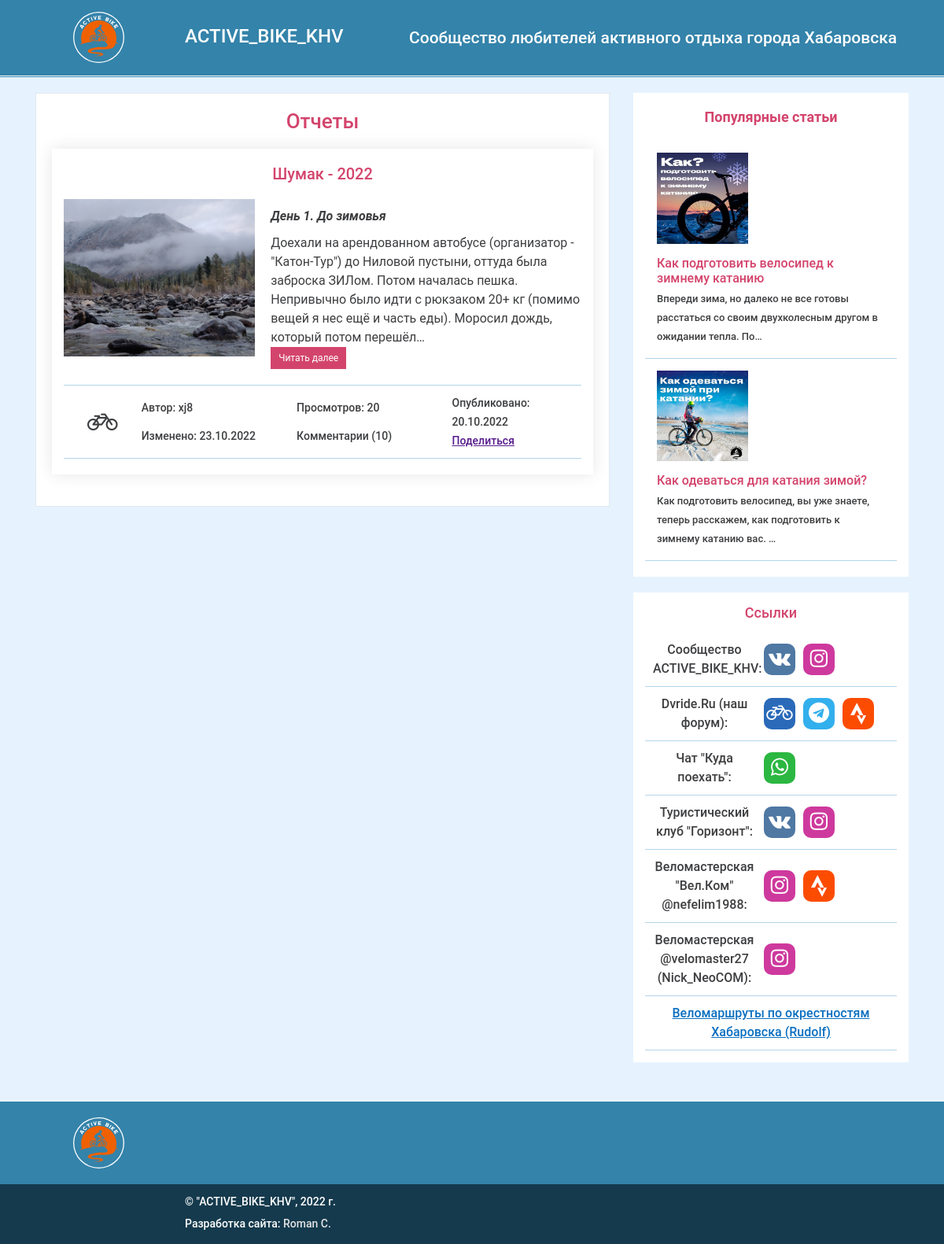
The page /reports/ on the database its author committed.
### events/models.py (models this page shows, shortened)
class Report(models.Model):
    title = models.CharField(max_length=200)
    image = models.ImageField(
        'Картинка',
        upload_to='reports/',
        blank=True
    )
    text = models.TextField(blank=True)
    text_html = models.TextField(blank=True, editable = False)
    tags = models.ManyToManyField(
        Tag,
        related_name='reports',
        verbose_name='Теги',
        blank=True,
    )
    author = models.ForeignKey(
        User,
        on_delete=models.CASCADE,
        related_name='reports'
    )
    date_pub = models.DateTimeField(auto_now_add=True)
    date_edit = models.DateTimeField(auto_now=True)
    class Meta:
        ordering = ['-date_pub']
        verbose_name = 'Отчет'
        verbose_name_plural = 'Отчеты'

class Article(models.Model):
    title = models.CharField(max_length=200)
    image = models.ImageField(
        'Картинка',
        upload_to='articles/',
        blank=True
    )
    text = models.TextField()
    author = models.ForeignKey(
        User,
        on_delete=models.CASCADE,
        related_name='articles'
    )
    tags = models.ManyToManyField(
        Tag,
        related_name='articles',
        verbose_name='Теги',
        blank=True,
    )
    date_pub = models.DateTimeField(auto_now_add=True)
    date_edit = models.DateTimeField(auto_now=True)
    class Meta:
        ordering = ['-date_pub']
        verbose_name = 'Статья'
        verbose_name_plural = 'Статьи'

### events/views.py (the view)
# urls.py: path('reports/', views.reports_index, name='reports_index'),
def reports_index(request):
    template = 'reports/index.html'
    reports = Report.objects.all()
    context = {
        'reports': reports
    }
    return render(request, template, context)

### events/templatetags/sidebar.py (called while the page is built)
@register.inclusion_tag("includes/right_sidebar.html")
def show_sidebar():
  articles = Article.objects.all()
  return {'popular_articles': articles}

### templates/reports/index.html (shortened to what this page needs)
{% extends 'base.html' %}
{% load static %}
{% load cache %}
{% load thumbnail %}
{% block content %}
<h2 class="events__h2">
  <span class="events__h2_1">Отчеты</span>
</h2>
<div class="events__content">
  {% for report in reports %}
    <article class="event">
      <h3 class="event__caption"><a href="{% url 'events:report_detail' report.id %}" class="event__caption-link">{{ report.title }}</a></h3>
      <div class="event__main">
        <div class="event__left">
          <div class="event__image">
            {% thumbnail report.image "300x300" crop="center" upscale=True as im %}
              <img src="{{ im.url }}" width="{{ im.width }}" height="{{ im.height }}" alt="{{ report.title }}" class="event__image-img">
            {% endthumbnail %}
          </div>
        </div>
        <div class="event__right">
          <div class="event-descr">
            <p class="event-descr__text">{{ report.text_html|safe|truncatechars:300 }}</p>
            <a href="{% url 'events:report_detail' report.id %}" class="event-descr__more">Читать далее</a>
          </div>
        </div>
      </div>
      <div class="event__info">
        <div class="event__info-col event__info-col_1">
          <div class="event__icons">
            <i class="fa fa-bicycle fa-lg"></i>
          </div>
        </div>
        <div class="event__info-col event__info-col_2">
          <div class="event-author">
            Автор:
            <span class="event-author__value">{{ report.author }}</span>
          </div>
          <div class="event-date-edited">
            Изменено:
            <span class="event-date-edited__value">{{ report.date_edit|date:"d.m.Y" }}</span>
          </div>
        </div>
        <div class="event__info-col event__info-col_3">
          <div class="event__views">
            Просмотров:
            <span class="event__views-value">20</span>
          </div>
          <div class="event__comments">
            Комментарии (<span class="event__views-value">10</span>)
          </div>
        </div>
        <div class="event__info-col event__info-col_4">
          <div class="event__date">
            Опубликовано:
            <span class="event__date-value">{{ report.date_pub|date:"d.m.Y" }}</span>
          </div>
          <div class="event__share">
            <a class="event__date-value" href="">Поделиться</a>
          </div>
        </div>
      </div>
    </article>
  {% endfor %}
</div>
{% endblock %}

### templates/includes/right_sidebar.html
{% load thumbnail %}
<aside class="sidebar">
  <div class="top-articles">
    <h2 class="top-articles__title">Популярные статьи</h2>
    <ul class="top-articles-list">
      {% for article in popular_articles %}
        <li class="single-article">
          <a href="{% url 'events:article_detail' article.id %}" class="single-article__link">
            {% thumbnail article.image "200x200" crop="center" upscale=True as im %}
              <img src="{{ im.url }}" alt="{{ article.title }}" class="single-article__img">
            {% endthumbnail %}
            <h3 class="single-article__title">{{ article.title }}</h3>
            <p class="single-article__text">{{ article.text|truncatechars:100 }}</p>
          </a>
        </li>
      {% endfor %}
    </ul>
  </div>
  <div class="links-block">
    <h2 class="links-block__caption links-caption">Ссылки</h2>
    <ul class="links-block__list">
      <li class="links-block__li">
        <span class="links-block__text">Сообщество ACTIVE_BIKE_KHV:</span>
        <span class="social-links">
          <a
            href="https://vk.com/bikekhv"
            class="social-link social-link_vk"
            title="Вконтакте"
            ><i class="fa fa-vk fa-lg"></i
          ></a>
          <a
            href="https://www.instagram.com/activebike_khv"
            class="social-link social-link_instagram"
            title="Instagram"
            ><i class="fa fa-instagram fa-lg"></i
          ></a>
        </span>
      </li>
      <li class="links-block__li">
        <span class="links-block__text">Dvride.Ru (наш форум):</span>
        <span class="social-links">
          <a
            href="https://www.dvride.ru"
            class="social-link social-link_dvride"
            title="Форум Dvride.Ru"
            ><i class="fa fa-bicycle fa-lg"></i
          ></a>
          <a
            href="https://t.me/dvride"
            class="social-link social-link_telegram"
            title="чат ВелоХа в Telegram"
            ><i class="fa fa-telegram fa-lg"></i
          ></a>
          <a
            href="https://www.strava.com/clubs/dvride"
            class="social-link social-link_strava"
            title="Клуб Dvride в Strava"
            ><i class="icon-strava"></i
          ></a>
        </span>
      </li>
      <li class="links-block__li">
        <span class="links-block__text">Чат "Куда поехать":</span>
        <span class="social-links">
          <a
            href="https://chat.whatsapp.com/Evl24E6CGerETihtyJQtDE"
            class="social-link social-link_whatsapp"
            title="WhatsApp"
            ><i class="fa fa-whatsapp fa-lg"></i
          ></a>
        </span>
      </li>
      <li class="links-block__li">
        <span class="links-block__text">Туристический клуб "Горизонт":</span>
        <span class="social-links">
          <a
            href="https://vk.com/togu_gorizont"
            class="social-link social-link_vk"
            title="Вконтакте"
            ><i class="fa fa-vk fa-lg"></i
          ></a>
          <a
            href="https://instagram.com/tc_gorizont_khv"
            class="social-link social-link_instagram"
            title="Instagram"
            ><i class="fa fa-instagram fa-lg"></i
          ></a>
        </span>
      </li>
      <li class="links-block__li">
        <span class="links-block__text"
          >Веломастерская "Вел.Ком" @nefelim1988:</span
        >
        <span class="social-links">
          <a
            href="https://www.instagram.com/velcomebike"
            class="social-link social-link_instagram"
            title="Instagram"
            ><i class="fa fa-instagram fa-lg"></i
          ></a>
          <a
            href="https://www.strava.com/clubs/velcombike"
            class="social-link social-link_strava"
            title="Strava"
            ><i class="icon-strava"></i
          ></a>
        </span>
      </li>
      <li class="links-block__li">
        <span class="links-block__text"
          >Веломастерская @velomaster27 (Nick_NeoCOM):</span
        >
        <span class="social-links">
          <a
            href="https://www.instagram.com/velomaster27/"
            class="social-link social-link_instagram"
            title="Instagram"
            ><i class="fa fa-instagram fa-lg"></i
          ></a>
        </span>
      </li>
      <li class="links-block__li">
        <a href="https://rudolf-khb.livejournal.com/124304.html" class="link"
          >Веломаршруты по окрестностям Хабаровска (Rudolf)</a
        >
      </li>
    </ul>
  </div>
</aside>

### static/css/style.css (style rules this page uses)
body { background-color: #e6f3ff; color: rgb(61, 62, 64); font-family: Roboto, Arial, Helvetica, sans-serif; font-size: 16px; font-weight: 500; line-height: 1.5em; }
h2, h3 { font-size: 18px; font-family: Roboto, Arial, Helvetica, sans-serif; font-weight: 500; font-style: normal; text-align: center; color: #d3446c; line-height: normal; }
em { font-style: italic; }
strong { font-weight: 700; display: block; margin: 10px 0; }
.top-articles { width: 100%; padding: 20px 15px; margin-bottom: 20px; background-color: #fff; }
.top-articles__title { margin-bottom: 20px; font-weight: 700; }
.top-articles-list { margin: 0; }
.single-article { padding: 15px; border-bottom: 1px solid #b2d5eb; transition: all 0.2s; }
.single-article__link { display: block; text-decoration: none; }
.single-article__img { display: block; width: 40%; margin-bottom: 15px; object-fit: cover; object-position: center top; }
.single-article__title { text-align: left; font-size: 16px; font-weight: 500; margin-bottom: 5px; }
.single-article__text { display: inline-block; color: rgb(61, 62, 64); text-decoration: none; transition: all 0.2s; font-size: 13px; }
.links-block { width: 100%; padding: 15px 0; margin-bottom: 20px; background-color: #fff; }
.links-caption { padding: 0 25px; margin-bottom: 15px; }
.links-block__list { list-style: none; margin: 0 15px; text-align: center; }
.links-block__li { display: flex; justify-content: center; flex-wrap: wrap; align-items: center; padding: 10px; transition: all 0.3s; border-bottom: 1px solid #b2d5eb; -webkit-tap-highlight-color: transparent; }
.links-block__text { display: block; width: calc(47% - 10px); margin-right: 10px; }
.social-links { display: flex; width: 53%; flex-wrap: nowrap; justify-content: start; align-content: start; }
.social-link { display: flex; justify-content: center; align-items: center; width: 40px; height: 40px; font-size: 20px; text-decoration: none; text-align: center; background-color: #f2f2f2; border-radius: 10px; color: #fff; position: relative; top: 0; left: 0; cursor: pointer; }
.social-link:not(:last-child) { margin-right: 10px; }
.social-link i { font-size: 26px; }
.social-link_vk { background-color: #4f78a3; }
.social-link_instagram { background-color: #ce399d; }
.social-link_dvride { background-color: #2a6ab8; }
.social-link_strava { background-color: #fc4c02; }
.social-link_whatsapp { background-color: #2bb741; }
.social-link_telegram { background-color: #32afed; }
.icon-strava { display: inline-block; width: 20px; height: 28px; background: url(../img/strava_icon.svg) 0px 0px / cover no-repeat; }
.events__content { margin-bottom: 2px; }
.events__h2 { font-size: 26px; margin-bottom: 20px; }
.event { box-sizing: border-box; text-align: center; padding: 20px 15px; box-shadow: 0px 0px 20px rgb(0, 0, 0, 0.1); margin-bottom: 20px; }
.event__caption { display: block; font-size: 20px; font-weight: 500; text-align: center; margin-bottom: 20px; }
.event__caption-link { text-decoration: none; color: inherit; transition: all 0.2s; }
.event__main { display: flex; width: 100%; padding-bottom: 20px; justify-content: space-between; }
.event__left { width: calc(40% - 20px); max-height: 200px; }
.event__image { height: 100%; }
.event__image-img { display: block; width: 100%; height: 100%; object-fit: cover; object-position: center top; }
.event__right { width: 60%; }
.event-descr { text-align: left; font-weight: 400; }
.event-descr__text { font-size: 14px; }
.event-descr__more { display: inline-block; padding: 2px 10px; background-color: #d3446c; color: #fff; font-size: 12px; text-decoration: none; transition: all 0.2s; }
.event__info { display: flex; justify-content: space-between; width: 100%; text-align: left; font-size: 14px; display: flex; border-top: 1px solid #b2d5eb; border-bottom: 1px solid #b2d5eb; padding: 10px 0; }
.event__info-col { display: flex; flex-wrap: wrap; align-items: center; }
.event__info-col_1 { width: 15%; }
.event__info-col_2 { width: 30%; }
.event__info-col_3 { width: 30%; }
.event__info-col_4 { width: 25%; }
.event__icons { display: flex; justify-content: center; align-items: center; height: 100%; width: 100%; }
.event__icons i { font-size: 30px; }
.link { color: #0b6fc0; cursor: pointer; text-decoration: underline; }

### rows shown on the page
Report: title "Шумак - 2022", text_html "День 1. До зимовья Доехали на арендованном автобусе (организатор - \"Катон-Тур\") до Ниловой пустыни, оттуда была заброска ЗИЛом. Потом началась пешка. Непривычно было идти с рюкзаком 20+ кг (помимо вещей я нес ещё и часть еды). Моросил дождь, который потом перешёл…", author "xj8", date_edit "23.10.2022", date_pub "20.10.2022"
Article: shows a picture, title "Как подготовить велосипед к зимнему катанию", text "Впереди зима, но далеко не все готовы расстаться со своим двухколесным другом в ожидании тепла. По…"
Article: shows a picture, title "Как одеваться для катания зимой?", text "Как подготовить велосипед, вы уже знаете, теперь расскажем, как подготовить к зимнему катанию вас. …"
